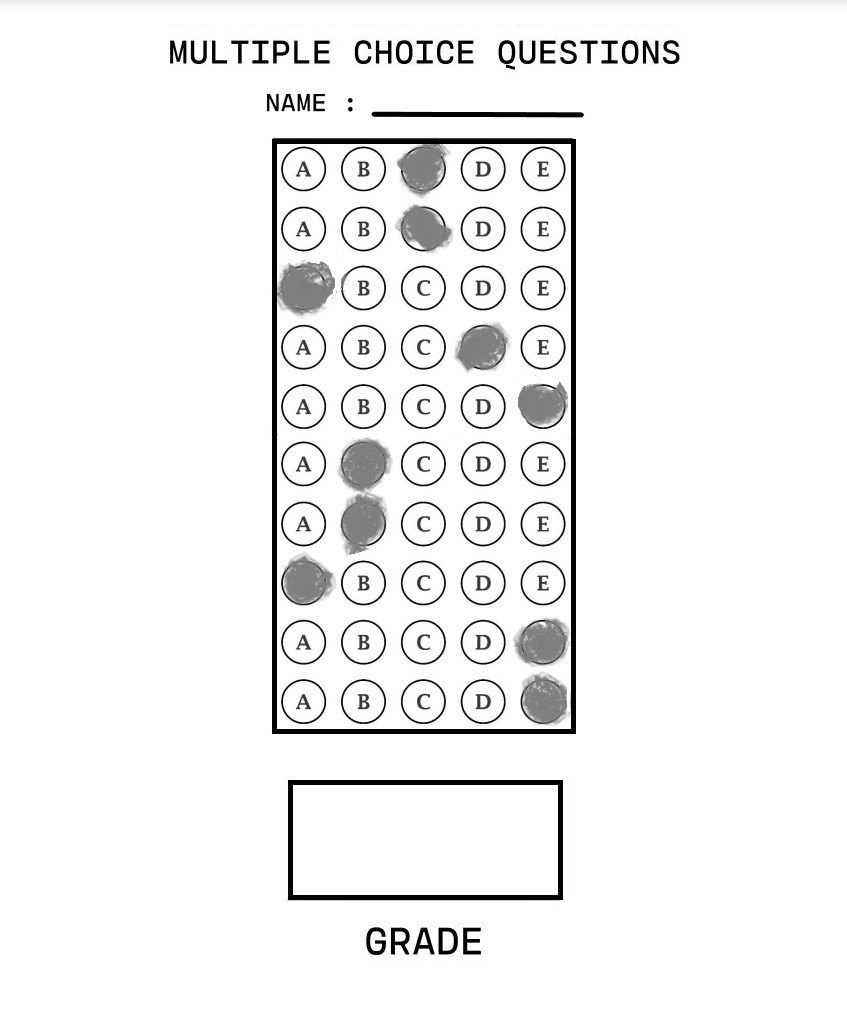
#> input picture assets/ten_questions.jpg, 847 x 1013 px, found by its file name
$ python main.py
#> lines starting #> are read from the running program, lines starting #| are printed output that depends on the picture; after the words box and inside, x2 and y2 are one past the last pixel; in counts of white or black regions, pixels touching at a corner belong together
### utilities.py
import numpy as np
import cv2


def stackImages(imgArray, scale, lables=[]):
    rows = len(imgArray)
    cols = len(imgArray[0])
    rowsAvailable = isinstance(imgArray[0], list)
    width = imgArray[0][0].shape[1]
    height = imgArray[0][0].shape[0]
    if rowsAvailable:
        for x in range(0, rows):
            for y in range(0, cols):
                imgArray[x][y] = cv2.resize(imgArray[x][y], (0, 0), None, scale, scale)
                if len(imgArray[x][y].shape) == 2: imgArray[x][y] = cv2.cvtColor(imgArray[x][y], cv2.COLOR_GRAY2BGR)
        imageBlank = np.zeros((height, width, 3), np.uint8)
        hor = [imageBlank] * rows
        hor_con = [imageBlank] * rows
        for x in range(0, rows):
            hor[x] = np.hstack(imgArray[x])
            hor_con[x] = np.concatenate(imgArray[x])
        ver = np.vstack(hor)
        ver_con = np.concatenate(hor)
    else:
        for x in range(0, rows):
            imgArray[x] = cv2.resize(imgArray[x], (0, 0), None, scale, scale)
            if len(imgArray[x].shape) == 2: imgArray[x] = cv2.cvtColor(imgArray[x], cv2.COLOR_GRAY2BGR)
        hor = np.hstack(imgArray)
        hor_con = np.concatenate(imgArray)
        ver = hor
    if len(lables) != 0:
        eachImgWidth = int(ver.shape[1] / cols)
        eachImgHeight = int(ver.shape[0] / rows)
        # print(eachImgHeight)
        for d in range(0, rows):
            for c in range(0, cols):
                cv2.rectangle(ver, (c * eachImgWidth, eachImgHeight * d),
                              (c * eachImgWidth + len(lables[d][c]) * 13 + 27, 30 + eachImgHeight * d), (255, 255, 255),
                              cv2.FILLED)
                cv2.putText(ver, lables[d][c], (eachImgWidth * c + 10, eachImgHeight * d + 20),
                            cv2.FONT_HERSHEY_COMPLEX, 0.7, (255, 0, 255), 2)
    return ver


def rectContour(contours):
    rectCon = []
    max_area = 0
    for i in contours:
        area = cv2.contourArea(i)
        if area > 50:
            peri = cv2.arcLength(i, True)
            approx = cv2.approxPolyDP(i, 0.02 * peri, True)
            if len(approx) == 4:
                rectCon.append(i)
    rectCon = sorted(rectCon, key=cv2.contourArea, reverse=True)
    # print(len(rectCon))
    return rectCon


def getCornerPoints(cont):
    peri = cv2.arcLength(cont, True)  # LENGTH OF CONTOUR
    approx = cv2.approxPolyDP(cont, 0.02 * peri, True)  # APPROXIMATE THE POLY TO GET CORNER POINTS
    return approx


def reorder(myPoints):
    myPoints = myPoints.reshape((4, 2))
    myPointsNew = np.zeros((4, 1, 2), np.int32)
    myPointsNew[0] = myPoints[0]
    myPointsNew[1] = myPoints[3]
    myPointsNew[2] = myPoints[1]
    myPointsNew[3] = myPoints[2]
    return myPointsNew


def splitBoxes(img, questions, choices):
    rows = np.vsplit(img, questions)
    boxes = []
    for r in rows:
        cols = np.hsplit(r, choices)
        for box in cols:
            boxes.append(box)
    return boxes


def showAnswers(img, myIndex, grading, ans, questions=10, choices=5):
    secW = int(img.shape[1] / choices)
    secH = int(img.shape[0] / questions)

    for x in range(0, questions):
        myAns = myIndex[x]
        cX = (myAns * secW) + secW // 2
        cY = (x * secH) + secH // 2
        if grading[x] == 1:
            myColor = (0, 255, 0)
            # cv2.rectangle(img,(myAns*secW,x*secH),((myAns*secW)+secW,(x*secH)+secH),myColor,cv2.FILLED)
            cv2.circle(img, (cX, cY), 25, myColor, cv2.FILLED)
        else:
            myColor = (0, 0, 255)
            # cv2.rectangle(img, (myAns * secW, x * secH), ((myAns * secW) + secW, (x * secH) + secH), myColor, cv2.FILLED)
            cv2.circle(img, (cX, cY), 25, myColor, cv2.FILLED)

            # CORRECT ANSWER
            myColor = (0, 242, 255)
            correctAns = ans[x]
            cv2.circle(img, ((correctAns * secW) + secW // 2, (x * secH) + secH // 2),
                       15, myColor, cv2.FILLED)

### main.py
import numpy as np
import cv2
import utilities

###############################################
imgPath = r'D:\Daksh\Python\OMR\assets\ten_questions.jpg'
imgWidth, imgHeight = 600, 700
questions, choices = 10, 5
ans = [2, 2, 0, 3, 2, 1, 3, 0, 3, 2]
###############################################

img = cv2.imread(imgPath)
#> img is the input picture: shape (1013, 847, 3); min 0, max 255, mean 242.3

# PRE-PROCESSING:
img = cv2.resize(img, (imgWidth, imgHeight))
#> img: shape (700, 600, 3)
imgContours = img.copy()
imgBiggestContours = img.copy()
imgGray = cv2.cvtColor(img, cv2.COLOR_BGR2GRAY)
imgBlur = cv2.GaussianBlur(imgGray, (5, 5), 1)
imgCanny = cv2.Canny(imgBlur, 10, 50)
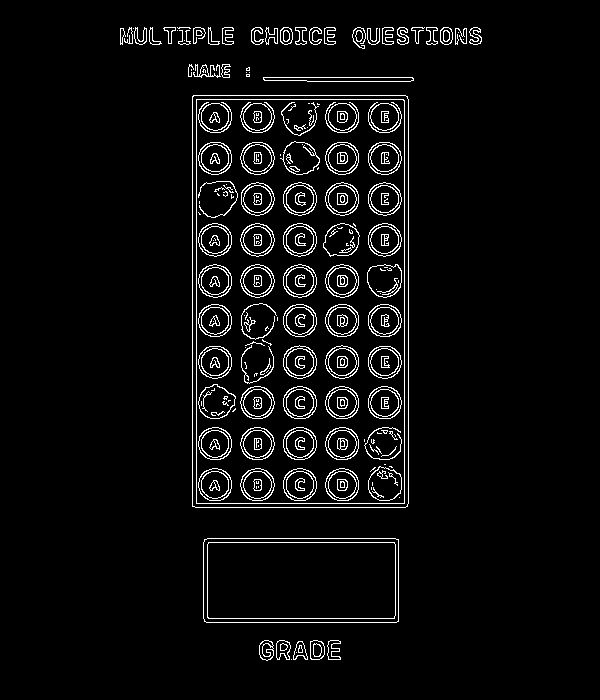
#> imgCanny: shape (700, 600); 4.6% white in thin lines or dots, all inside (x1, y1, x2, y2) = (120, 27, 482, 661)
imgBlank = np.zeros_like(img)
imgFinal = img.copy()

# FINDING ALL CONTOURS:
contours, hierarchy = cv2.findContours(imgCanny, cv2.RETR_EXTERNAL, cv2.CHAIN_APPROX_NONE)
#> contours = 49 contours, 20 with area under 20; largest, box (x1, y1, x2, y2) and area: (192, 95, 409, 508) 88979, (203, 538, 399, 623) 16365, (263, 77, 414, 82) 553, (310, 640, 325, 660) 240, (259, 640, 274, 661) 234
cv2.drawContours(imgContours, contours, -1, (0, 255, 0), 10)
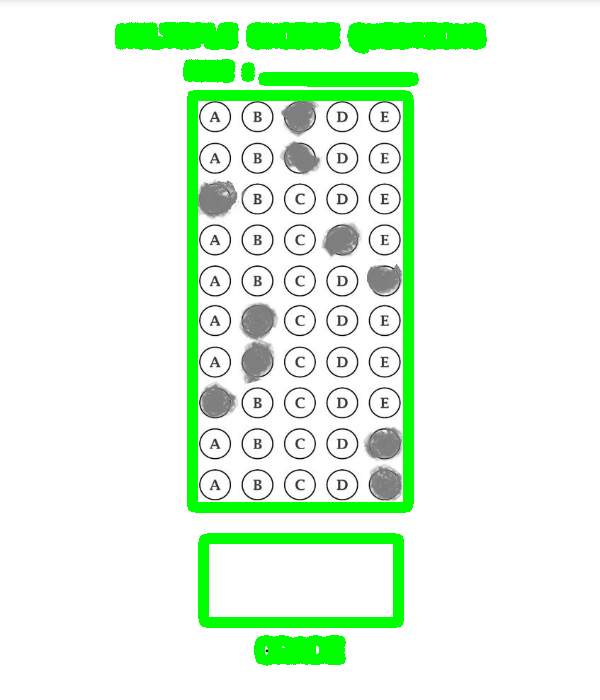
#> imgContours: shape (700, 600, 3); mean B, G, R 226.8, 248.2, 226.8

# FINDING RECTANGLES:
rectCon = utilities.rectContour(contours)
#> the loop in rectContour, `for i in contours:` made 49 passes
#> (area, peri, approx) on passes 7 to 9: (16365, 554.5, [[204, 539], [206, 622], [398, 621], [398, 539]]), (88979, 1252.5, [[193, 95], [192, 506], [407, 506], [407, 96]]), (553, 305.7, [[263, 77], [413, 80]])
#> after the loop in rectContour, `for i in contours:`: rectCon = 2 contours; box (x1, y1, x2, y2) and area: (192, 95, 409, 508) 88979, (203, 538, 399, 623) 16365
biggestContour = utilities.getCornerPoints(rectCon[0])
#> in getCornerPoints, `peri = cv2.arcLength(cont, True)`: peri = 1252.5
#> in getCornerPoints, `approx = cv2.approxPolyDP(cont, 0.02 * peri, True)`: approx = [[193, 95], [192, 506], [407, 506], [407, 96]]
#> biggestContour = [[193, 95], [192, 506], [407, 506], [407, 96]]
gradePoint = utilities.getCornerPoints(rectCon[1])
#> gradePoint = [[204, 539], [206, 622], [398, 621], [398, 539]]

if biggestContour.size != 0 and gradePoint.size != 0:
    cv2.drawContours(imgBiggestContours, biggestContour, -1, (0, 255, 0), 25)
    cv2.drawContours(imgBiggestContours, gradePoint, -1, (255, 0, 0), 25)

    biggestContour = utilities.reorder(biggestContour)
#> in reorder, `myPoints = myPoints.reshape((4, 2))`: myPoints = [[193, 95], [192, 506], [407, 506], [407, 96]]
#> biggestContour = [[193, 95], [407, 96], [192, 506], [407, 506]]
    gradePoint = utilities.reorder(gradePoint)
#> gradePoint = [[204, 539], [398, 539], [206, 622], [398, 621]]

    # TRANSFORMING PERSPECTIVE:
    p1 = np.float32(biggestContour)
#> p1 = [[193, 95], [407, 96], [192, 506], [407, 506]]
    p2 = np.float32([[0, 0], [imgWidth, 0], [0, imgHeight], [imgWidth, imgHeight]])
    matrix = cv2.getPerspectiveTransform(p1, p2)
#> matrix = [[2.79, 0.0068, -539.8], [-0.00799, 1.71, -160.8], [-1.14e-05, 1.13e-05, 1]]
    imgWarpColor = cv2.warpPerspective(img, matrix, (imgWidth, imgHeight))

    gp1 = np.float32(gradePoint)
#> gp1 = [[204, 539], [398, 539], [206, 622], [398, 621]]
    gp2 = np.float32([[0, 0], [325, 0], [0, 150], [325, 150]])
    matrixG = cv2.getPerspectiveTransform(gp1, gp2)
#> matrixG = [[1.53, -0.037, -293], [5.71e-16, 1.66, -893.5], [-5.82e-05, -0.000114, 1]]
    imgGradeDisplay = cv2.warpPerspective(img, matrixG, (325, 150))
    # cv2.imshow("Grade",imgGradeDisplay)

    # APPLY THRESHOLD:
    imgWarpGray = cv2.cvtColor(imgWarpColor, cv2.COLOR_BGR2GRAY)
    imgThresh = cv2.threshold(imgWarpGray, 170, 255, cv2.THRESH_BINARY_INV)[1]
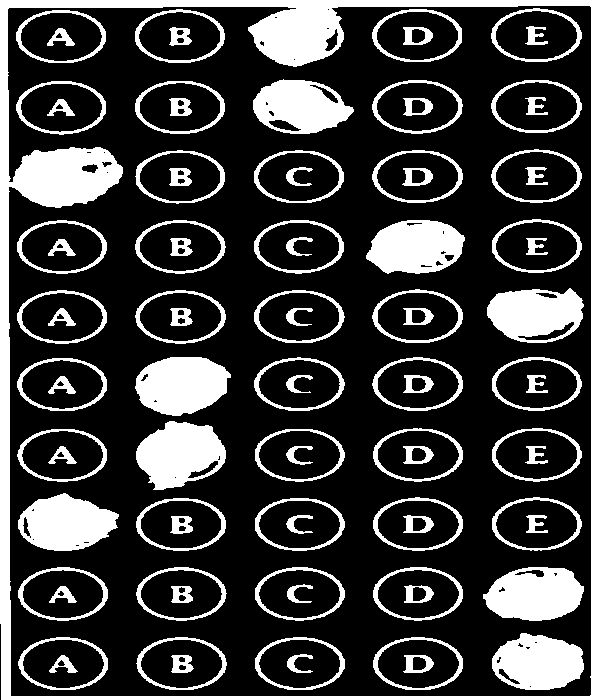
#> imgThresh: shape (700, 600); 24% white; 89 white regions, largest, box (x1, y1, x2, y2) and area: (0, 0, 600, 700) 28458, (136, 421, 226, 490) 4274, (135, 357, 231, 416) 4262

    # GETTINGS NON-ZERO PIXEL VALUES:
    boxes = utilities.splitBoxes(imgThresh, questions, choices)
#> in splitBoxes, `rows = np.vsplit(img, questions)`: rows = 10 items
#> the loop in splitBoxes, `for r in rows:` made 10 passes
#> after the loop in splitBoxes, `for r in rows:`: boxes = 50 items
#> boxes = 50 items

    myPixelVal = np.zeros((questions, choices))
    countC, countR = 0, 0
    for image in boxes:
        totalPixels = cv2.countNonZero(image)
        myPixelVal[countR][countC] = totalPixels
        countC += 1
        if countC == choices:
            countR += 1
            countC = 0
#> this loop made 50 passes
#> totalPixels on passes 1 to 8: 2446, 1921, 4938, 1901, 2330, 1589, 1050, 3749
#> after the loop, countC = 0; countR = 10; myPixelVal = [[2446, 1921, 4938, 1901, 2330], [1589, 1050, 3749, 1058, 1608], [5560, 1072, 937, 1061, 1611], [1616, 1035, 969, 4020, 1600], [1627, 1040, 956, 1053, 4498], [1696, 4262, 958, 1070, 1609], [1665, 4274, 922, 1061, 1591], [4739, 1042, 964, 1053, 1596], [1722, 1021, 952, 1054, 4709], [2096, 1517, 1428, 1536, 4987]]

    # FINDING INDEX OF MARKINGS:
    myIndex = []
    for x in range(0, questions):
        arr = myPixelVal[x]
        myIndexVal = np.where(arr == np.amax(arr))
        myIndex.append(myIndexVal[0][0])
#> this loop made 10 passes
#> (arr, myIndexVal) on passes 1 to 8: ([2446, 1921, 4938, 1901, 2330], ([2],)), ([1589, 1050, 3749, 1058, 1608], ([2],)), ([5560, 1072, 937, 1061, 1611], ([0],)), ([1616, 1035, 969, 4020, 1600], ([3],)), ([1627, 1040, 956, 1053, 4498], ([4],)), ([1696, 4262, 958, 1070, 1609], ([1],)), ([1665, 4274, 922, 1061, 1591], ([1],)), ([4739, 1042, 964, 1053, 1596], ([0],))
#> after the loop, myIndex = [2, 2, 0, 3, 4, 1, 1, 0, 4, 4]

    # GRADING:
    grading = []
    for x in range(0, questions):
        if ans[x] == myIndex[x]:
            grading.append(1)
        else:
            grading.append(0)
#> after the loop, grading = [1, 1, 1, 1, 0, 1, 0, 1, 0, 0]
    score = (sum(grading) / questions) * 100
#> score = 60

    # DISPLAYING ANSWERS:
    imgResult = imgWarpColor.copy()
    utilities.showAnswers(imgResult, myIndex, grading, ans, questions, choices)
#> the loop in showAnswers, `for x in range(0, questions):` made 10 passes
#> (myAns, cX) on passes 1 to 8: (2, 300), (2, 300), (0, 60), (3, 420), (4, 540), (1, 180), (1, 180), (0, 60)
#> after the loop in showAnswers, `for x in range(0, questions):`:
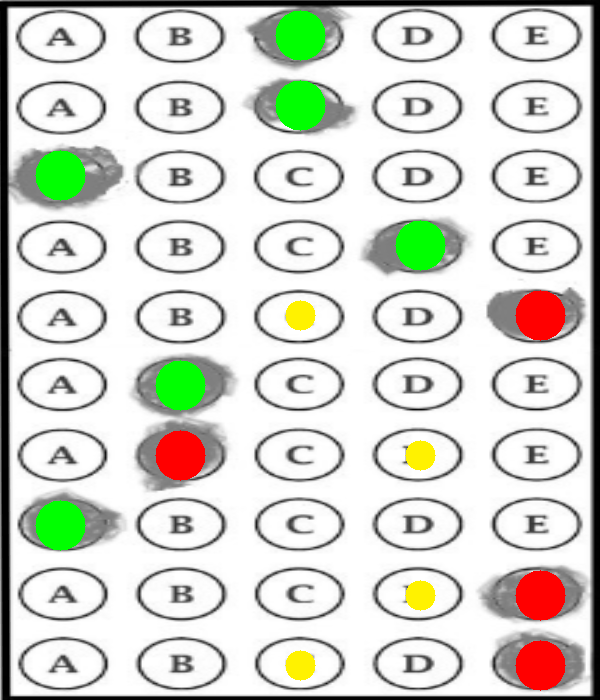
#> img: shape (700, 600, 3); mean B, G, R 205, 213.8, 211.5
    imgRawDrawing = np.zeros_like(imgWarpColor)
    utilities.showAnswers(imgRawDrawing, myIndex, grading, ans, questions, choices)
#> the loop in showAnswers (call 2), `for x in range(0, questions):` made 10 passes

    imgRawGrade = np.zeros_like(imgGradeDisplay)
    cv2.putText(imgRawGrade, str(int(score)) + "%", (70, 100), cv2.FONT_HERSHEY_COMPLEX, 3, (0, 255, 255), 3)
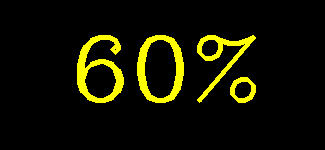
#> imgRawGrade: shape (150, 325, 3); mean of channels 0, 1, 2 0, 18.7, 18.7; drawn as B, G, R

    # INVERSVE PERSPECTIVE:
    invMatrix = cv2.getPerspectiveTransform(p2, p1)
#> invMatrix = [[0.358, -0.0027, 193], [0.00206, 0.584, 95], [4.07e-06, -6.64e-06, 1]]
    imgInvWarp = cv2.warpPerspective(imgRawDrawing, invMatrix, (imgWidth, imgHeight))
    invMatrixG = cv2.getPerspectiveTransform(gp2, gp1)
#> invMatrixG = [[0.612, 0.0276, 204], [0.0204, 0.597, 539], [3.79e-05, 6.94e-05, 1]]
    imgInvGradeWarp = cv2.warpPerspective(imgRawGrade, invMatrixG, (imgWidth, imgHeight))

    imgFinal = cv2.addWeighted(imgFinal, 0.5, imgInvWarp, 1, 0)
    imgFinal = cv2.addWeighted(imgFinal, 0.5, imgInvGradeWarp, 1, 0)
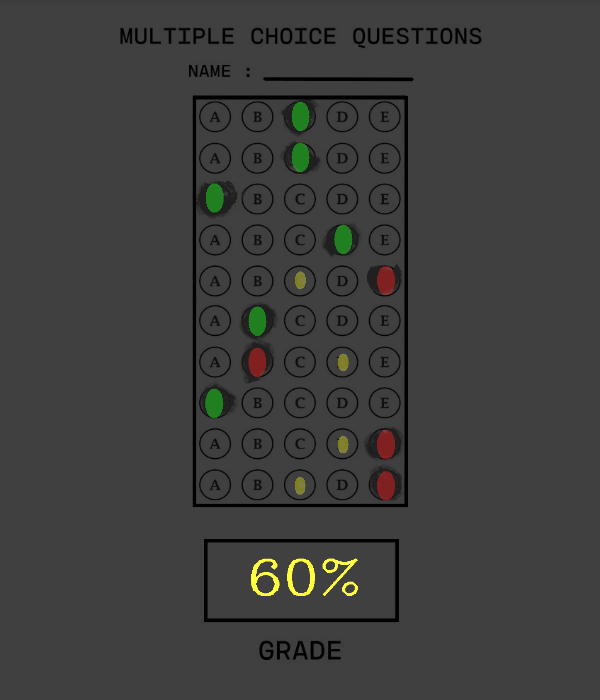
#> imgFinal: shape (700, 600, 3); mean B, G, R 60.8, 62, 61.8

    cv2.imshow("FINAL", imgFinal)

labels = [["Original", "Gray", "Blur", "Canny"],
          ["Contours", "Big Contour", "Warp Col", "Thresh"],
          ["Result", "Raw Draw", "InvWarp", "invGradeWarp"]]

imgArray = ([img, imgGray, imgBlur, imgCanny],
            [imgContours, imgBiggestContours, imgWarpColor, imgThresh],
            [imgResult, imgRawDrawing, imgInvWarp, imgInvGradeWarp])
imgStacked = utilities.stackImages(imgArray, 0.3, labels)
#> in stackImages, `rows = len(imgArray)`: rows = 3
#> in stackImages, `cols = len(imgArray[0])`: cols = 4
#> in stackImages, `rowsAvailable = isinstance(imgArray[0], list)`: rowsAvailable = True
#> in stackImages, `hor = [imageBlank] * rows`: hor = 3 items
#> in stackImages, `eachImgWidth = int(ver.shape[1] / cols)`: eachImgWidth = 180
#> in stackImages, `eachImgHeight = int(ver.shape[0] / rows)`: eachImgHeight = 210
#> after the loop in stackImages, `for d in range(0, rows):`:
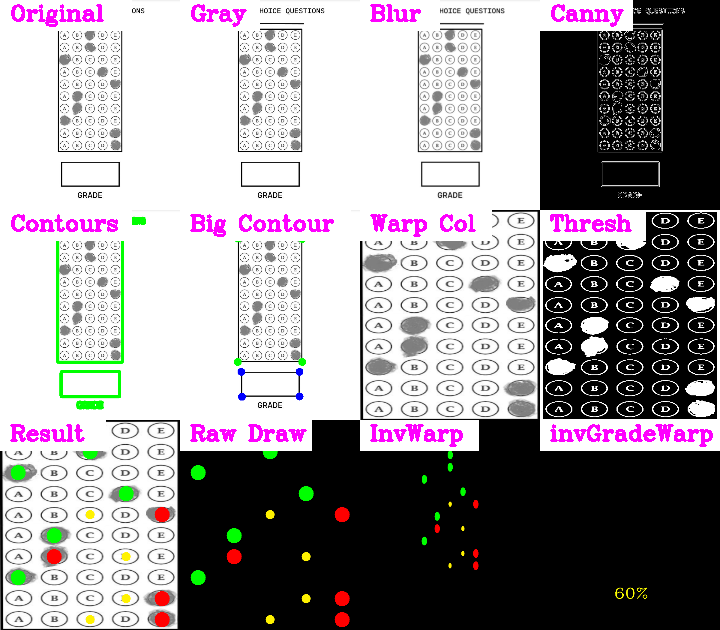
#> ver: shape (630, 720, 3); mean of channels 0, 1, 2 153.2, 150, 154.4; drawn as B, G, R

cv2.imshow("Stack Images", imgStacked)
cv2.waitKey(0)
